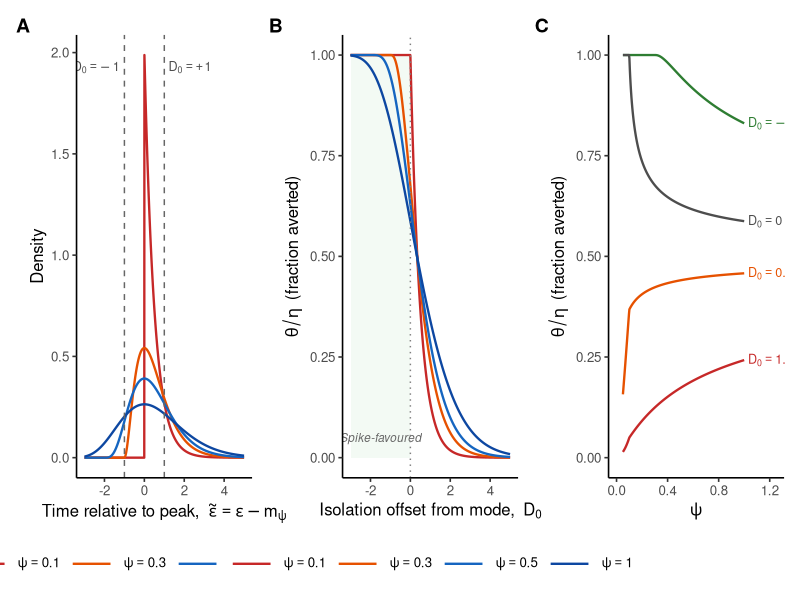

Reproduce this figure in R.
library(tidyverse)
library(patchwork)

# ==============================================================================
# Overlap rule visualisation
#
# Three-panel figure illustrating how punctuated infectiousness interacts
# with isolation-based interventions via the mode-centred overlap rule:
#   TE = η · P(det) · P(ε̃ > D₀)
#
# Panel A: Mode-centred individual profiles f_ψ(x + m_ψ) for varying ψ
# Panel B: Fraction averted S_ψ(m_ψ + D₀) vs isolation offset D₀
# Panel C: TE vs ψ for fixed isolation offsets D₀
# ==============================================================================

# ==============================================================================
# 1. Parameters
# ==============================================================================

T_gen    <- 5
popshape <- 10          # α
poprate  <- popshape / T_gen   # β = 2

psi_vals   <- c(0.1, 0.3, 0.5, 1.0)
psi_labels <- setNames(
  paste0("ψ = ", psi_vals),
  as.character(psi_vals)
)

# Color palette: red (spike) → blue (smooth)
psi_colors <- setNames(
  colorRampPalette(c("#C62828", "#E65100", "#1565C0", "#0D47A1"))(length(psi_vals)),
  as.character(psi_vals)
)

# Mode of Gamma(shape, rate) = max(0, (shape - 1)/rate)
gamma_mode <- function(shape, rate) {
  ifelse(shape >= 1, (shape - 1) / rate, 0)
}

# ==============================================================================
# 2. Panel A — Mode-centred density profiles
# ==============================================================================

x_grid <- seq(-3, 5, length.out = 1000)

df_A <- map_dfr(psi_vals, function(psi) {
  shape <- psi * popshape
  rate  <- poprate
  m_psi <- gamma_mode(shape, rate)
  tibble(
    x       = x_grid,
    density = dgamma(x + m_psi, shape = shape, rate = rate),
    psi     = factor(psi)
  )
})

panel_A <- ggplot(df_A, aes(x = x, y = density, colour = psi)) +
  geom_line(linewidth = 0.8) +
  geom_vline(xintercept = c(-1, 1), linetype = "dashed", colour = "grey40",
             linewidth = 0.5) +
  annotate("text", x = -1, y = max(df_A$density, na.rm = TRUE) * 0.97,
           label = expression(D[0] == -1), hjust = 1.1, size = 3.2,
           colour = "grey30") +
  annotate("text", x = 1, y = max(df_A$density, na.rm = TRUE) * 0.97,
           label = expression(D[0] == +1), hjust = -0.1, size = 3.2,
           colour = "grey30") +
  scale_colour_manual(
    values = psi_colors,
    labels = function(b) parse(text = paste0("psi == ", b)),
    name   = NULL
  ) +
  labs(
    x = expression("Time relative to peak," ~~ tilde(epsilon) == epsilon - m[psi]),
    y = "Density"
  ) +
  coord_cartesian(xlim = c(-3, 5), ylim = c(0, NA)) +
  theme_classic(base_size = 12) +
  theme(legend.position = "bottom",
        legend.key.width = unit(1.2, "cm"))

# ==============================================================================
# 3. Panel B — Fraction averted vs isolation offset D₀
# ==============================================================================

D0_grid <- seq(-3, 5, length.out = 1000)

df_B <- map_dfr(psi_vals, function(psi) {
  shape <- psi * popshape
  rate  <- poprate
  m_psi <- gamma_mode(shape, rate)
  # S_ψ(m_ψ + D₀) = P(Gamma(ψα, β) > m_ψ + D₀) = pgamma(m_ψ + D₀, shape, rate, lower=FALSE)
  tibble(
    D0             = D0_grid,
    frac_averted   = pgamma(m_psi + D0_grid, shape = shape, rate = rate,
                            lower.tail = FALSE),
    psi            = factor(psi)
  )
})

panel_B <- ggplot(df_B, aes(x = D0, y = frac_averted, colour = psi)) +
  annotate("rect", xmin = -3, xmax = 0, ymin = 0, ymax = 1,
           fill = "#E8F5E9", alpha = 0.5) +
  annotate("text", x = -1.5, y = 0.05, label = "Spike-favoured",
           size = 3, colour = "grey40", fontface = "italic") +
  geom_line(linewidth = 0.8) +
  geom_vline(xintercept = 0, linetype = "dotted", colour = "grey50") +
  scale_colour_manual(
    values = psi_colors,
    labels = function(b) parse(text = paste0("psi == ", b)),
    name   = NULL
  ) +
  labs(
    x = expression("Isolation offset from mode," ~~ D[0]),
    y = expression(theta / eta ~~ "(fraction averted)")
  ) +
  coord_cartesian(xlim = c(-3, 5), ylim = c(0, 1)) +
  theme_classic(base_size = 12) +
  theme(legend.position = "bottom",
        legend.key.width = unit(1.2, "cm"))

# ==============================================================================
# 4. Panel C — TE vs ψ for fixed isolation offsets
# ==============================================================================

D0_fixed <- c(-1, 0, 0.5, 1.5)
D0_colors <- c("-1" = "#2E7D32", "0" = "grey30", "0.5" = "#E65100", "1.5" = "#C62828")

psi_fine <- seq(0.05, 1, length.out = 300)

df_C <- map_dfr(D0_fixed, function(d0) {
  map_dfr(psi_fine, function(psi) {
    shape <- psi * popshape
    rate  <- poprate
    m_psi <- gamma_mode(shape, rate)
    tibble(
      psi          = psi,
      frac_averted = pgamma(m_psi + d0, shape = shape, rate = rate,
                            lower.tail = FALSE),
      D0           = factor(d0)
    )
  })
})

# Label positions: at right edge of each curve
label_df <- df_C %>%
  filter(psi == max(psi_fine)) %>%
  mutate(label = paste0("D[0] == ", as.character(D0)))

panel_C <- ggplot(df_C, aes(x = psi, y = frac_averted, colour = D0)) +
  geom_line(linewidth = 0.8) +
  geom_text(data = label_df,
            aes(x = psi + 0.03, y = frac_averted, label = label),
            parse = TRUE, hjust = 0, size = 3.2, show.legend = FALSE) +
  scale_colour_manual(values = D0_colors, guide = "none") +
  labs(
    x = expression(psi),
    y = expression(theta / eta ~~ "(fraction averted)")
  ) +
  coord_cartesian(xlim = c(0, 1.25), ylim = c(0, 1)) +
  theme_classic(base_size = 12)

# ==============================================================================
# 5. Combine and save
# ==============================================================================

fig <- panel_A + panel_B + panel_C +
  plot_layout(nrow = 1) +
  plot_annotation(tag_levels = "A") &
  theme(plot.tag = element_text(face = "bold", size = 14))

ggsave("figures/fig_overlap_rule.pdf", fig, width = 14, height = 4.5)
cat("Saved figures/fig_overlap_rule.pdf\n")
